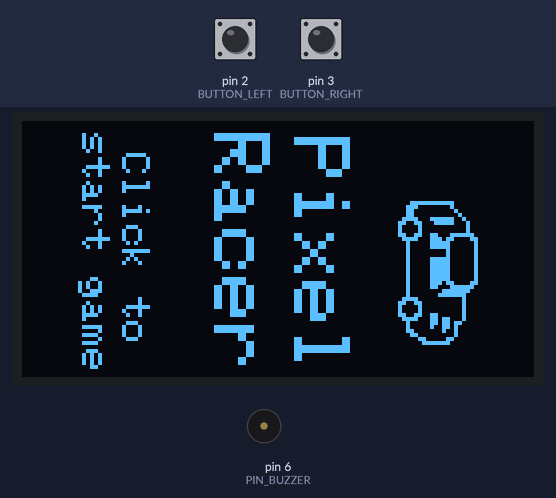
Recording of a sketch running on a simulated Arduino Uno, built with avr-gcc and run on an emulated ATmega328P. Shown: 128×64 one-colour display, buzzer (waves = sounding). Inputs (shaded band) come from the test bench; at power-on: pin 3 (BUTTON_RIGHT) HIGH, pin 2 (BUTTON_LEFT) HIGH. Random numbers use the default seed unless the sketch sets one.

Above: at 1.2 s.
1.3 s: pin 3 (BUTTON_RIGHT) pulled LOW for 0.15 s
At 1.73 s:
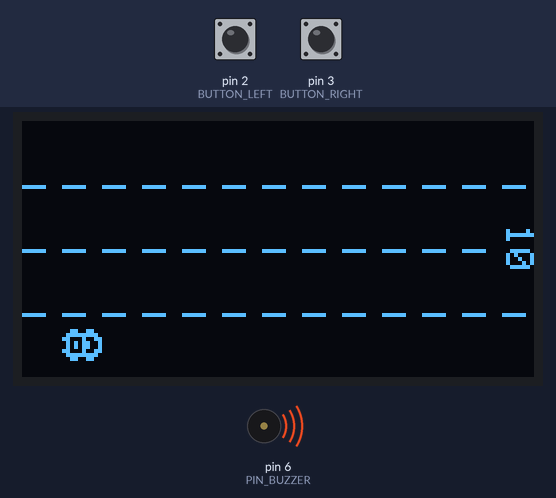
2.0 s: pin 2 (BUTTON_LEFT) pulled LOW for 0.15 s
At 2.45 s:
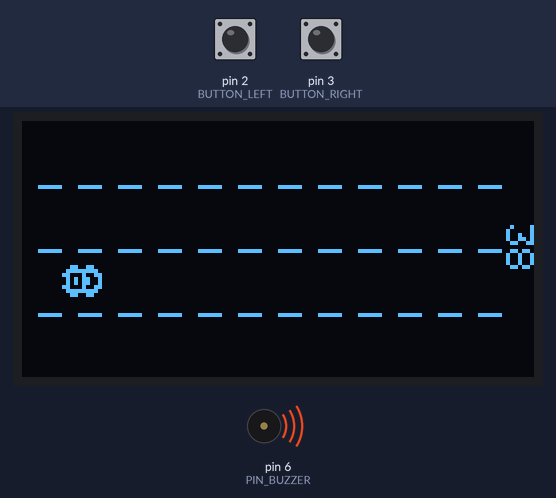
2.7 s: pin 2 (BUTTON_LEFT) pulled LOW for 1 s
At 3.41 s:
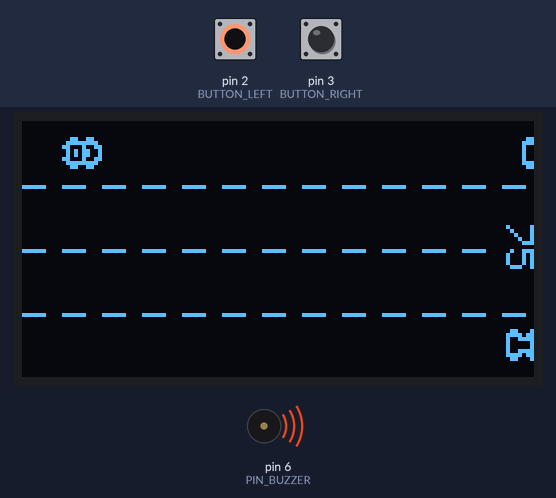
4.3 s: pin 3 (BUTTON_RIGHT) pulled LOW for 1 s
At 4.69 s:
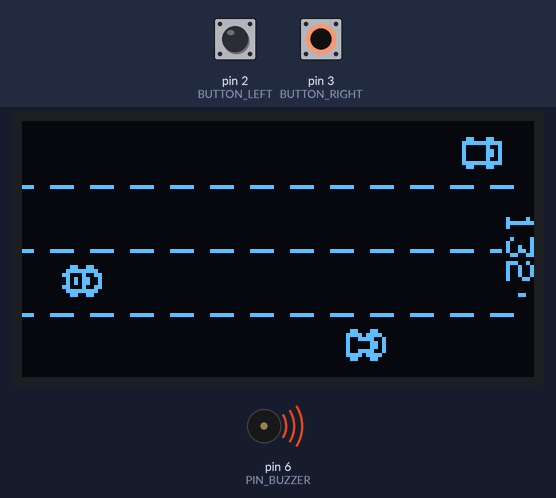
5.9 s: pin 3 (BUTTON_RIGHT) pulled LOW for 3.2 s
At 7.43 s:
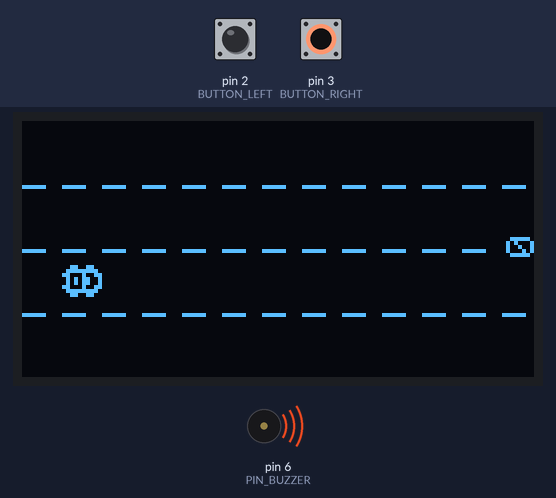
9.7 s: pin 2 (BUTTON_LEFT) driven LOW and pin 3 (BUTTON_RIGHT) driven LOW
At 13.58 s:
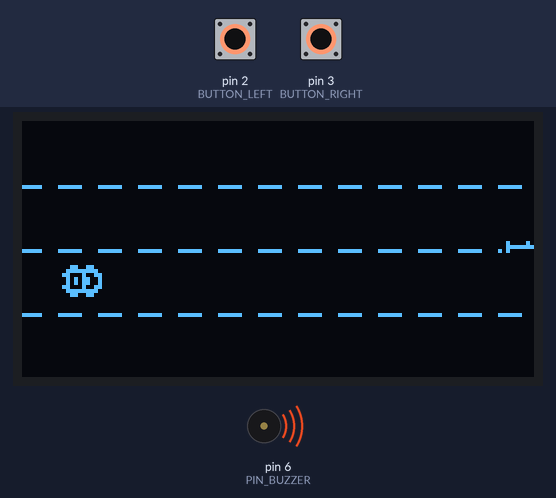
Timing chart, 0 to 13.7 s (numbered marks = the images above; inputs shaded):
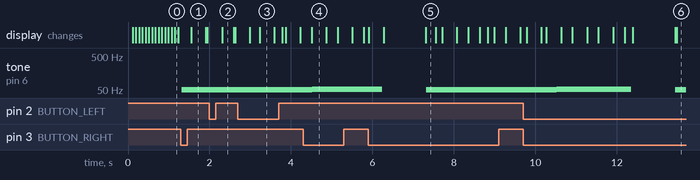

The sketch:

oled_racer_en.ino
```cpp
/***************************************************************************
 Retro Racer with OLED Display 128x64 - Comments in English
 https://www.makerblog.at

 - Arduino UNO R3 (or compatible)
 - OLED I2C Display 128x64 with SSD1306

 Wiring:

 OLED -> Arduino UNO R3
 SDA -> A4
 SCL -> A5
 GND -> GND
 VIN -> 5V

 Push Button LEFT   GND - Push Button - D2
 Push Button RIGHT  GND - Push Button - D3

 Buzzer             GND - Buzzer - D6

 Required Libraries:
 The following libraries must be installed. If an error occurs, check the Library Manager:

 - Adafruit SSD1306 (including Adafruit GFX)

  Optimization::
 -------------
 To avoid floating point numbers (float), all relevant4 positions and speeds are scaled by a factor of 10 and stored as integers.
 This improves performance and prevents rounding errors.

 Scaled Values:
 - All x and y coordinates are stored multiplied by 10.
 - All speeds are stored multiplied by 10.
 - For display rendering, these values are divided by 10.

 Example:
 - A car with x = 150 is actually at 15.0 pixels on the display.
 - A speed of playerSpeed = 25 means a movement of 2.5 px per frame.

 This scaling is used in all calculations but is converted back to the actual pixel value when displayed
 (using functions like drawBitmap, drawFastHLine, etc.) by dividing x / 10.

 ***************************************************************************/

#include <avr/pgmspace.h>
#include <Wire.h>
#include <Adafruit_GFX.h>
#include <Adafruit_SSD1306.h>

// Settings for the OLED display with SSD1306 controller
const int SCREEN_WIDTH = 128;
const int SCREEN_HEIGHT = 64;
const int OLED_RESET = -1;
const int SCREEN_ADDRESS = 0x3C;  // I2C address of the display, see datasheet
Adafruit_SSD1306 display(SCREEN_WIDTH, SCREEN_HEIGHT, &Wire, OLED_RESET);

const bool DEBUG_PRINT = false;  // aset to true for debug output in the serial monitor

// Player and lanes
const int PLAYER_X = 10;      // X position of the player's car
const int PLAYER_WIDTH = 10;  // Width of the player sprite in pixels
const int PLAYER_HEIGHT = 8;  // Height of the cars in pixels

const int LANES = 4;                              // Number of lanes
const int LANE_HEIGHT = (SCREEN_HEIGHT / LANES);  // Height of a lane
const int OBSTACLE_WIDTH = 10;                    // Width of obstacles in pixels
const int OBSTACLE_HEIGHT = 8;                    // Height of obstacles in pixels
const int MAX_OBSTACLES = 10;                     // Maximum number of possible opponent cars

const int BUTTON_LEFT = 2;   // Push button LEFT connected to digital pin 2
const int BUTTON_RIGHT = 3;  // Push button RIGHT connected to digital pin 3
const int PIN_BUZZER = 6;    // Buzzer connected to digital pin 6

const int FRAME_TIME = 40;  // Target frame rate: 40 ms per frame = 25 FPS
long frameCounter = 0;
unsigned long lastFrameTime = 0;

const int GAME_OVER_DELAY = 1000;  // 1 second delay after game over
unsigned long gameOverTime = 0;    // Stores the timestamp of game over

// Enumeration for possible game states
enum GameState { STARTSCREEN,
                 HIGHSCORE,
                 PLAYING };
GameState gameState = STARTSCREEN;

// Note: X coordinates, speeds, and traveled distances are scaled by a factor of 10.
// Calculations are done using integers to avoid floating point numbers.
// Before displaying on the screen, values are divided by 10.

// Data type for opponent properties
struct Obstacle {
  int x;
  int lane;
  int cartype;
  bool active;
};

// High score list
long highscores[10] = {};
int newHighscoreIndex = -1;
unsigned long highscoreTime = 0;
unsigned long lastBlinkTime = 0;
bool showBlink = true;

// Intro Screen Animation
const int BITMAP_SPEED = 5;  // Pixels per frame
int introBitmapX1 = 12;      // Image 1 starts on-screen on left side
int introBitmapX2 = -52;     // Image 2 starts off-screen (left)
unsigned long lastBitmapMove = 0;

// Properties for player, opponents, and lanes
Obstacle obstacles[MAX_OBSTACLES];  // Array for opponents
int playerLane = 2;                 // Player starts in lane 2
bool gameOver = false;
int spawnProbability = 5;                  // Initial spawn probability for new opponents (1-100)
int maxActiveObstacles = 5;                // Start with 5 opponents
int dashedLineOffset = 0;                  // Offset for moving dashed lines
long distanceCounter = 0;                  // Total distance traveled in pixels
int playerSpeed = 15;                      // Player speed (px/frame) * factor 10
int laneSpeeds[LANES] = { 13, 10, 8, 5 };  // Opponent speeds (px/frame) * factor 10
int laneCooldown[LANES] = { 0 };           // Counter for cooldown per lane
const int MIN_FRAMES_BETWEEN_SPAWNS = 20;  // Minimum waiting time per lane before spawning a new opponent

const int DEBOUNCE_FRAMES = 3;  // Number of frames in which no new button input is accepted
int debounceCounter = 0;

int lastBuzzerFreq = 0;  // Last used frequency for the buzzer


// Graphics for intro, player, and opponents
// Converted from PNG using https://javl.github.io/image2cpp/

const unsigned char intro_bitmap_[] PROGMEM = {
  // 'player_car, 40x24px
  0x00, 0x00, 0x00, 0x00, 0x00, 0x00, 0x00, 0x00, 0x00, 0x00, 0x00, 0x1f, 0xfe, 0x00, 0x00, 0x00,
  0x30, 0x03, 0x00, 0x00, 0x01, 0xe0, 0x01, 0x80, 0x00, 0x02, 0x20, 0x01, 0xff, 0x00, 0x04, 0x20,
  0x01, 0xc0, 0x80, 0x08, 0x20, 0x01, 0xc0, 0xf0, 0x33, 0x30, 0x03, 0xc0, 0x08, 0x23, 0x1f, 0xfe,
  0xc1, 0xcc, 0x23, 0x0c, 0xfc, 0xc1, 0xe4, 0x23, 0x1c, 0xfe, 0x40, 0x04, 0x23, 0x3c, 0xff, 0x03,
  0x84, 0x22, 0x3c, 0xff, 0x03, 0xc4, 0x20, 0x00, 0x00, 0x00, 0x04, 0x20, 0x00, 0x00, 0x00, 0x0c,
  0x21, 0xe0, 0x00, 0x1e, 0x08, 0x33, 0x30, 0x00, 0x33, 0x10, 0x3e, 0x10, 0x00, 0x21, 0x30, 0x1e,
  0x1f, 0xff, 0xe1, 0xe0, 0x03, 0x30, 0x00, 0x33, 0x00, 0x01, 0xe0, 0x00, 0x1e, 0x00, 0x00, 0x00,
  0x00, 0x00, 0x00, 0x00, 0x00, 0x00, 0x00, 0x00
};

const unsigned char player_car_[] PROGMEM = {
  // 'player_car, 12x19px
  0x33, 0x00, 0x7f, 0x80, 0xc4, 0xc0, 0x56, 0x40, 0x56, 0x40, 0xc4, 0xc0, 0x7f, 0x80, 0x33, 0x00
};

// 'car_8x10_1', 10x8px
const unsigned char car_car_8x10_1[] PROGMEM = {
  0x63, 0x00, 0xff, 0xc0, 0x82, 0x40, 0x83, 0x40, 0x83, 0x40, 0x82, 0x40, 0xff, 0xc0, 0x63, 0x00
};
// 'car_8x10_2', 10x8px
const unsigned char car_car_8x10_2[] PROGMEM = {
  0x63, 0x00, 0xf7, 0x80, 0x9e, 0x40, 0x83, 0x40, 0x83, 0x40, 0x9e, 0x40, 0xf7, 0x80, 0x63, 0x00
};

// Array of all bitmaps for convenience. (Total bytes used to store images in PROGMEM = 64)
const int car_allArray_LEN = 2;
const unsigned char* car_allArray[2] = {
  car_car_8x10_1,
  car_car_8x10_2
};

// Setup and Game Loop

void setup() {
  Serial.begin(9600);

  // Initialize display or halt on error
  if (!display.begin(SSD1306_SWITCHCAPVCC, SCREEN_ADDRESS)) {
    Serial.println(F("SSD1306 allocation failed"));
    while (1) {
      delay(100);
    }
  }

  // Enable internal PULLUP resistors for push buttons
  pinMode(BUTTON_LEFT, INPUT_PULLUP);
  pinMode(BUTTON_RIGHT, INPUT_PULLUP);

  pinMode(PIN_BUZZER, OUTPUT);

  randomSeed(analogRead(0));

  // Reset game data and set status to STARTSCREEN
  resetGame();
  gameState = STARTSCREEN;
}

void loop() {
  unsigned long currentTime = millis();

  // If FRAME_TIME has passed, process the next frame
  if (currentTime - lastFrameTime >= FRAME_TIME) {

    // Output frame time if needed:
    if (DEBUG_PRINT) {
      Serial.print("FR: ");
      Serial.println(currentTime - lastFrameTime);
    }

    lastFrameTime = currentTime;

    switch (gameState) {
      case STARTSCREEN:
        renderStartScreen();
        if (anyKeyPressed()) {
          resetGame();
          gameState = PLAYING;
        }
        break;

      case PLAYING:
        // If gameOver, change state based on elapsed time
        if (gameOver) {
          if (currentTime - gameOverTime > 3000) {  // 3 seconds after Game Over, switch to Highscore screen
            gameState = HIGHSCORE;
            highscoreTime = millis();
          }
          // Ignore button presses for 1 second, then allow restarting the game
          if ((currentTime - gameOverTime > 1000) && anyKeyPressed()) {
            resetGame();
            gameState = PLAYING;
          }
        } else {
          handleInput();
          updateGameLogic();
        }
        renderGame();
        break;

      case HIGHSCORE:
        renderHighscoreScreen();
        if (currentTime - gameOverTime > 8000) {  // After 3s Game Over + 5s on Highscore screen, return to Startscreen
          gameState = STARTSCREEN;
        }
        if (anyKeyPressed()) {
          resetGame();
          gameState = PLAYING;
        }
        break;
    }
  }
}

// ---- Game logic ------ //

// PULLUP logic: Button pressed is LOW
bool anyKeyPressed() {
  return digitalRead(BUTTON_LEFT) == LOW || digitalRead(BUTTON_RIGHT) == LOW;
}

void handleInput() {
  if (debounceCounter > 0) {
    debounceCounter--;
    return;  // no input during debounce frames
  }

  // Change lane to left if possible
  if (digitalRead(BUTTON_LEFT) == LOW && playerLane > 0) {
    playerLane--;
    debounceCounter = DEBOUNCE_FRAMES;
  }

  if (digitalRead(BUTTON_RIGHT) == LOW && playerLane < LANES - 1) {
    playerLane++;
    debounceCounter = DEBOUNCE_FRAMES;
  }
}

// ---- Game logic in currewnt frame ----- //
void updateGameLogic() {
  updateObstacles();
  updateBuzzer();
  spawnNewObstacle();
  checkCollision();
  updateDashedLines();

  // More speed every 20 frames
  frameCounter++;
  if (frameCounter % 20 == 0) {  // Alle 20 Frames
    playerSpeed++;
  }

  // Cooldown per lane, should prevent 2 cars being generated too close
  for (int i = 0; i < LANES; i++) {
    if (laneCooldown[i] > 0) {
      laneCooldown[i]--;
    }
  }

  // 1 enemy when starting, raising to 4 quite fast, then raising up to 10 every 500 pixel of player movement
  if (distanceCounter < 500) {
    maxActiveObstacles = 1;
  } else if (distanceCounter < 1000) {
    maxActiveObstacles = 2;
  } else if (distanceCounter < 2000) {
    maxActiveObstacles = 3;
  } else if (distanceCounter < 3000) {
    maxActiveObstacles = 4;
  } else
    if (distanceCounter / 5000 + 5 <= 10) {
      maxActiveObstacles = distanceCounter / 5000 + 5;
    }
}

// ---- Collision check ----- //
void checkCollision() {
  for (int i = 0; i < MAX_OBSTACLES; i++) {
    // collisionMargin makes collision area more graceful
    int collisionMargin = 2 * 10;  // Scaling *10!
    if ((obstacles[i].active && obstacles[i].x <= (PLAYER_X * 10 + PLAYER_WIDTH * 10 - collisionMargin) && (obstacles[i].x + OBSTACLE_WIDTH * 10) >= (PLAYER_X * 10 + collisionMargin) && obstacles[i].lane == playerLane)) {
      gameOver = true;
      gameOverTime = millis();
      saveHighscores(distanceCounter);
      noTone(PIN_BUZZER);
    }
  }

  // When no collision in this frame, add to score
  if (!gameOver) {
    distanceCounter += playerSpeed;
  }
}

// ---- Reset game parameters for next round ----- //
void resetGame() {
  gameOver = false;
  playerLane = 2;
  playerSpeed = 15;
  spawnProbability = 5;
  frameCounter = 0;
  dashedLineOffset = 0;
  distanceCounter = 0;
  maxActiveObstacles = 5;
  for (int i = 0; i < LANES; i++) {
    laneCooldown[i] = 0;
  }
  resetObstacles();
}


// ---- Move obstacles and reset if necessary ----- //
// Obstacles move in the same direction as the player but at a lower speed
// This means the player approaches the obstacles based on the speed difference
// Each lane has different speeds, stored in laneSpeeds[]
void updateObstacles() {
  for (int i = 0; i < MAX_OBSTACLES; i++) {
    if (obstacles[i].active) {
      // Calculate the new position of the obstacle relative to the player based on the speed difference
      obstacles[i].x = obstacles[i].x - playerSpeed + laneSpeeds[obstacles[i].lane];
      // If the obstacle moves out of the display area, deactivate it (scale factor 10!)
      if (obstacles[i].x < -OBSTACLE_WIDTH * 10) {
        obstacles[i].active = false;
      }
    }
  }
}

// ---- Random generation of new obstacles ----- //
void spawnNewObstacle() {
  int activeObstacles = 0;
  for (int i = 0; i < MAX_OBSTACLES; i++) {
    if (obstacles[i].active) {
      activeObstacles++;
    }
  }

  if (activeObstacles >= maxActiveObstacles) {
    return;  // Do not spawn new obstacles if the limit is reached
  }

  int selectedLane = random(0, LANES);

  if (laneCooldown[selectedLane] > 0) {
    return;  // Do not spawn on this lane if cooldown is still active
  }

  // Find a free slot in the array for a new obstacle
  for (int i = 0; i < MAX_OBSTACLES; i++) {
    if (!obstacles[i].active) {
      if (random(100) < spawnProbability) {
        obstacles[i].x = (SCREEN_WIDTH + 10) * 10;
        obstacles[i].lane = selectedLane;
        obstacles[i].cartype = random(2);
        obstacles[i].active = true;

        laneCooldown[selectedLane] = MIN_FRAMES_BETWEEN_SPAWNS;  // Cooldown
        return;
      }
    }
  }
}

// ---- Initialize all obstacles ------ //
void resetObstacles() {
  for (int i = 0; i < MAX_OBSTACLES; i++) {
    obstacles[i].x = 0; // X-Position = Position entlang der Fahrspur
    obstacles[i].lane = 0; // zugewiesene Fahrspur
    obstacles[i].cartype = 0; // 2 verschiedene Sprites
    obstacles[i].active = false; // gerade aktiv oder nicht?
  }
}

// ---- Render the game field in the current frame ------ //
void renderGame() {
  display.clearDisplay();
  drawDashedLines();
  drawObstacles();
  drawPlayer();
  if (gameOver) drawGameOver();
  drawDistanceCounter();
  display.display();
}

// ---- Move dashed lines backward based on player speed ------ //
void updateDashedLines() {
  dashedLineOffset -= playerSpeed;
  if (dashedLineOffset < -100) {
    dashedLineOffset = 0;
  }
}

// ---- Startscreen animation ------ //
void renderStartScreen() {
  display.clearDisplay();
  display.setRotation(1);

  // Calculate positions for two bitmaps to create an endless driving effect
  if (millis() - lastBitmapMove > 50) {
    introBitmapX1 += BITMAP_SPEED;
    if (introBitmapX1 > SCREEN_HEIGHT + 12) {
      introBitmapX1 = -52;
    }
    introBitmapX2 += BITMAP_SPEED;
    if (introBitmapX2 > SCREEN_HEIGHT + 12) {
      introBitmapX2 = -52;
    }
    lastBitmapMove = millis();
  }

  display.drawBitmap(introBitmapX1, 12, intro_bitmap_, 40, 24, SSD1306_WHITE);
  display.drawBitmap(introBitmapX2, 12, intro_bitmap_, 40, 24, SSD1306_WHITE);

  display.setTextSize(2);
  display.setTextColor(SSD1306_WHITE);
  display.setCursor(4, 46);
  display.println("Pixel");
  display.setCursor(3, 66);
  display.println("Racer");
  display.setTextSize(1);

  display.setCursor(8, 96);
  display.println("Click to");
  display.setCursor(3, 106);
  display.println("start game");
  display.setRotation(0);
  display.display();
}

// ---- Display the top 10 high scores ------ //
void renderHighscoreScreen() {
  display.clearDisplay();
  display.setRotation(1); // Rotate text output by 90 degrees due to breadboard mounting
  display.setCursor(2, 6);
  display.drawFastHLine(2, 16, 60, SSD1306_WHITE);
  display.setTextSize(1);
  display.setTextColor(SSD1306_WHITE);
  display.println("HIGHSCORES");

  // The latest score should blink if in the top 10, switching state every 100m
  if (millis() - lastBlinkTime > 100) {
    showBlink = !showBlink;
    lastBlinkTime = millis();
  }

  for (int i = 0; i < 10; i++) {
    display.setCursor(10, 20 + (i * 10));
    display.print(i + 1);
    display.print(". ");

    int16_t x1, y1;
    uint16_t textWidth, textHeight;
    char scoreBuffer[10];  // Buffer for the number as a string
    sprintf(scoreBuffer, "%ld", highscores[i] / 10); // Convert number to string
    display.getTextBounds(scoreBuffer, 0, 0, &x1, &y1, &textWidth, &textHeight); // Calculate score width
    display.setCursor(55 - textWidth, 20 + (i * 10)); // Set cursor for left-aligned display

    // If this is the current score, make it blink (not displayed every 100ms)
    // The continue statement skips the next iteration so that the score is not displayed, creating a blinking effect
   if (i == newHighscoreIndex && !showBlink) {
      continue;
    }
    display.print(highscores[i] / 10);
  }

  display.setRotation(0);
  display.display();
}


// ---- Draw dashed lines between lanes ------ //
void drawDashedLines() {

  for (int i = 1; i < LANES; i++) {
    for (int j = 0; j < SCREEN_WIDTH; j += 10) {
      display.drawFastHLine((j + dashedLineOffset / 10) % SCREEN_WIDTH, i * LANE_HEIGHT, 6, SSD1306_WHITE);
    }
  }
}


// ---- Draw obstacle sprites ------ //
void drawObstacles() {
  for (int i = 0; i < MAX_OBSTACLES; i++) {
    if (obstacles[i].active) {
      // x-coordinate is divided by scale factor 10 to draw in actual pixels
      display.drawBitmap(obstacles[i].x / 10, lanePosition(obstacles[i].lane), car_allArray[obstacles[i].cartype], 10, 8, SSD1306_WHITE);
    }
  }
}

// ---- Draw player sprite at the current position ------ //
void drawPlayer() {
  display.drawBitmap(PLAYER_X, lanePosition(playerLane), player_car_, 10, 8, SSD1306_WHITE);
}

// ---- Display the current distance/score at the top of the screen ------ //
void drawDistanceCounter() {
  display.setRotation(1); // Display is mounted 90 degrees rotated on the breadboard, adjust rotation for the following output
  display.setTextSize(1);
  display.setTextColor(SSD1306_WHITE);
  int16_t x1, y1;
  uint16_t textWidth, textHeight;
  char scoreBuffer[10];  // Buffer for the number as a string
  sprintf(scoreBuffer, "%ld", distanceCounter / 10); // Convert number to string, divide by scaling factor 10
  display.getTextBounds(scoreBuffer, 0, 0, &x1, &y1, &textWidth, &textHeight); // Calculate score width for centering
  display.fillRect(SCREEN_HEIGHT / 2 - textWidth / 2 - 2, 0, textWidth + 4, 8, SSD1306_BLACK); // Clear rectangle for score display
  display.setCursor(SCREEN_HEIGHT / 2 - textWidth / 2, 0); // Set cursor to display score text centered
  display.print(distanceCounter / 10); // Reduce by scaling factor 10
  display.setRotation(0);
}

// ---- Display game over overlay on the game field ------ //
void drawGameOver() {
  display.setRotation(1); // Display is mounted 90 degrees rotated on the breadboard, adjust rotation for the following output
  display.fillRect(1, 30, 62, 60, SSD1306_WHITE);
  display.setCursor(4, 34);
  display.setTextSize(1);
  display.setTextColor(SSD1306_BLACK);
  display.println("GAME OVER");
  display.setCursor(3, 50);
  display.println("Your score");
  display.setCursor(16, 66);

  int16_t x1, y1;
  uint16_t textWidth, textHeight;
  char scoreBuffer[10];  // Buffer for the number as a string
  sprintf(scoreBuffer, "%ld", distanceCounter / 10); // Convert number to string, divide by scaling factor 10
  display.setTextSize(2);
  display.getTextBounds(scoreBuffer, 0, 0, &x1, &y1, &textWidth, &textHeight); // Calculate score text width for centering
  display.setCursor(32 - textWidth / 2, 66);
  display.println(distanceCounter / 10); // Divide by scaling factor 10
  display.setRotation(0);
}


// ---- Insert high score into the top 10 list ------ //
void saveHighscores(long newScore) {
  newHighscoreIndex = -1;  // Store position if the result is in the top 10
  for (int i = 0; i < 10; i++) {     // Insert new score into the ranking
    if (newScore > highscores[i]) {  // Is the new score better?
      for (int j = 9; j > i; j--) {  // Shift old values down
        highscores[j] = highscores[j - 1];
      }
      highscores[i] = newScore;  // Insert new high score
      newHighscoreIndex = i;     // Store index of new score for blink animation
      break;
    }
  }
}

// ---- Gradually adjust buzzer frequency with playerSpeed ------ //
void updateBuzzer() {
  int buzzerFreq = map(playerSpeed, 10, 100, 50, 70);  // Map playerSpeed to frequency
  if (buzzerFreq != lastBuzzerFreq) {                  // Update only if frequency has changed
    tone(PIN_BUZZER, buzzerFreq);
    lastBuzzerFreq = buzzerFreq;
  }
}

// ---- Calculate Y-positions for cars on lanes ------ //
int lanePosition(int lane) {
  return lane * LANE_HEIGHT + (LANE_HEIGHT - PLAYER_HEIGHT) / 2;
}
```

Measured:
- after the input at 1.3 s, tone on pin 6 (PIN_BUZZER): silent → 51 Hz at once
